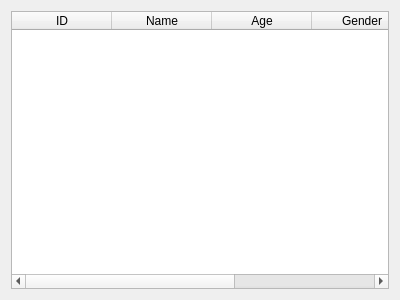
<?xml version="1.0" encoding="UTF-8"?>
<ui version="4.0">
 <class>MainWindow</class>
 <widget class="QMainWindow" name="MainWindow">
  <property name="geometry">
   <rect>
    <x>0</x>
    <y>0</y>
    <width>400</width>
    <height>300</height>
   </rect>
  </property>
  <property name="windowTitle">
   <string>MainWindow</string>
  </property>
  <widget class="QWidget" name="centralWidget">
   <layout class="QVBoxLayout" name="verticalLayout">
    <item>
     <widget class="QTableWidget" name="tableWidget">
      <column>
       <property name="text">
        <string>ID</string>
       </property>
      </column>
      <column>
       <property name="text">
        <string>Name</string>
       </property>
      </column>
      <column>
       <property name="text">
        <string>Age</string>
       </property>
      </column>
      <column>
       <property name="text">
        <string>Gender</string>
       </property>
      </column>
      <column>
       <property name="text">
        <string>Married</string>
       </property>
      </column>
     </widget>
    </item>
   </layout>
  </widget>
 </widget>
 <layoutdefault spacing="6" margin="11"/>
 <resources/>
 <connections/>
</ui>
